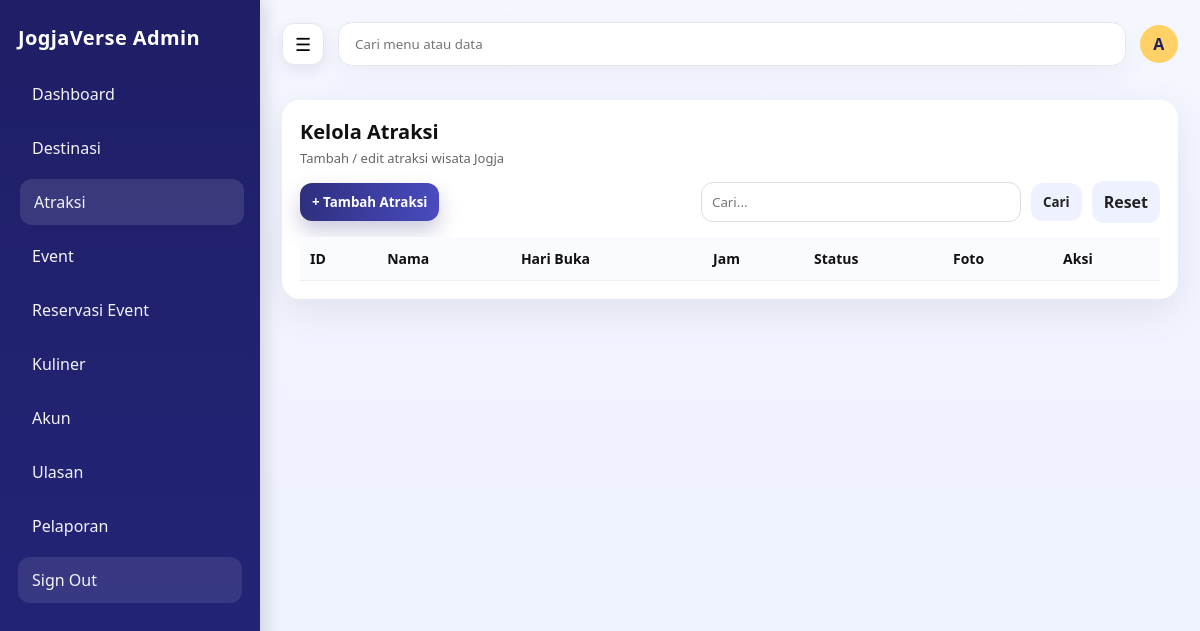
The page /admin/atraksi.php (signed in) on the database as committed earlier.
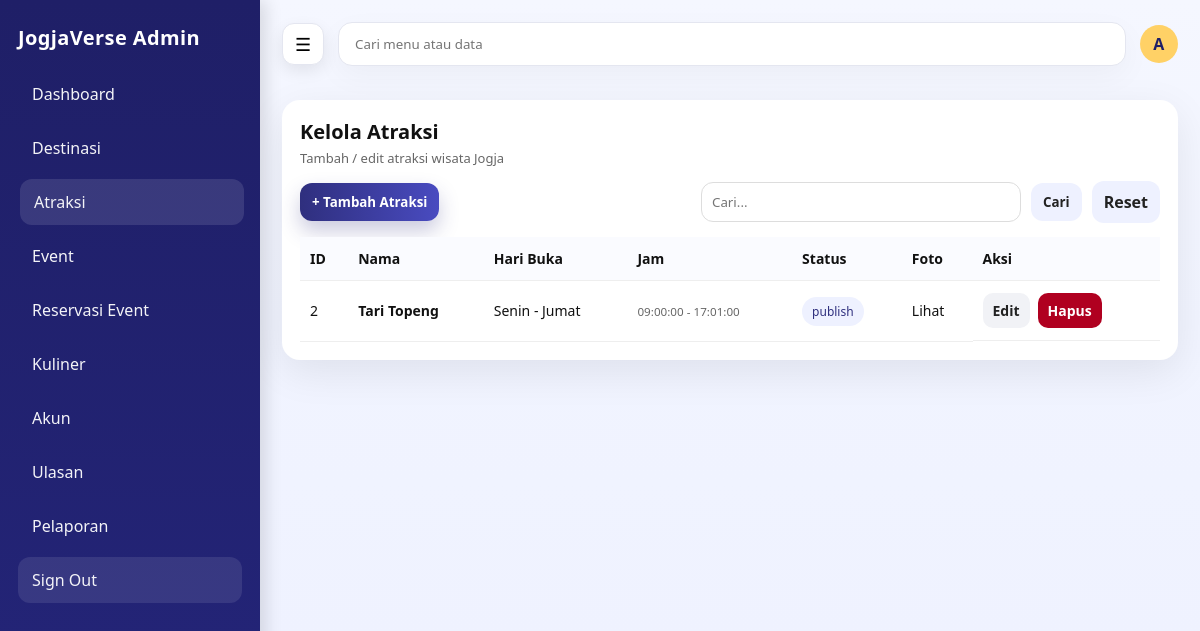
The same page on the database as committed later.
### tables this page shows
CREATE TABLE `atraksi` (
  `id_atraksi` bigint UNSIGNED NOT NULL,
  `id_destinasi` bigint UNSIGNED DEFAULT NULL,
  `id_kategori` bigint UNSIGNED DEFAULT NULL,
  `nama` varchar(160) NOT NULL,
  `deskripsi` text,
  `jam_mulai` time DEFAULT NULL,
  `jam_selesai` time DEFAULT NULL,
  `hari_buka` varchar(80) DEFAULT NULL,
  `gambar_sampul_url` varchar(255) DEFAULT NULL,
  `status` enum('draft','publish','arsip') NOT NULL DEFAULT 'draft',
  `dibuat_oleh` bigint UNSIGNED DEFAULT NULL,
  `dibuat_pada` datetime NOT NULL DEFAULT CURRENT_TIMESTAMP,
  `diubah_pada` datetime DEFAULT NULL ON UPDATE CURRENT_TIMESTAMP
);

### admin/_crud_helper.php (called while the page is built, shortened)
<?php
if (!function_exists('h')) {
  function h($val) {
    return htmlspecialchars((string)$val, ENT_QUOTES, 'UTF-8');
  }
}
function describe_table(mysqli $koneksi, string $table): array {
  $cols = [];
  $pk = null;
  $res = $koneksi->query("SHOW FULL COLUMNS FROM `$table`");
  if ($res) {
    while ($row = $res->fetch_assoc()) {
      $cols[] = $row;
      if (($row['Key'] ?? '') === 'PRI') {
        $pk = $row['Field'];
      }
    }
  }
  return [$cols, $pk];
}
function pick_col(array $colNames, array $candidates): ?string {
  foreach ($candidates as $c) {
    foreach ($colNames as $n) {
      if (strtolower($n) === strtolower($c)) return $n;
    }
  }
  return null;
}
function fetch_rows(mysqli $koneksi, string $table, ?string $pk, string $q, ?array $cols = null): mysqli_result {
  $searchable = [];
  foreach ($cols as $c) {
    $type = strtolower($c['Type'] ?? '');
    if (str_contains($type, 'char') || str_contains($type, 'text')) {
      $searchable[] = $c['Field'];
    }
  }
  $sql = "SELECT * FROM `$table`";
  $params = [];
  if ($pk) {
    $sql .= " ORDER BY `$pk` DESC";
  }
  $stmt = $koneksi->prepare($sql);
  $stmt->execute();
  return $stmt->get_result();
}
function fetch_options_by_table(mysqli $koneksi, array $tableCandidates, array $labelCandidates): array {
  foreach ($tableCandidates as $table) {
    try {
      [$cols, $pk] = describe_table($koneksi, $table);
      $colNames = array_map(fn($c) => $c['Field'], $cols);
      $labelCol = pick_col($colNames, $labelCandidates) ?? $pk;
      $sql = "SELECT `$pk`, `$labelCol` FROM `$table` ORDER BY `$labelCol`";
      $stmt = $koneksi->prepare($sql);
      $stmt->execute();
      $res = $stmt->get_result();
      $rows = [];
      while ($row = $res->fetch_assoc()) {
        $rows[] = [
          'id' => $row[$pk],
          'label' => $row[$labelCol] ?? $row[$pk],
        ];
      }
      if (count($rows) > 0) {
        return $rows;
      }
    } catch (Throwable $e) {
      continue;
    }
  }
  return [];
}

### admin/atraksi.php (the view, shortened to what this page needs)
<?php
require_once __DIR__ . "/../config/koneksi.php";
require_once __DIR__ . "/_crud_helper.php";
$table = "atraksi";
[$cols, $pk] = describe_table($koneksi, $table);
$colNames = array_map(fn($c) => $c['Field'], $cols);
$colNama   = pick_col($colNames, ["nama_atraksi", "nama", "judul", "nama_tempat"]);
$colFoto   = pick_col($colNames, ["gambar_sampul_url", "foto_url", "gambar_url", "thumbnail", "image_url", "cover"]);
$q = trim($_GET['q'] ?? "");
$data = fetch_rows($koneksi, $table, $pk, $q, $cols);
$penggunaOptions = fetch_options_by_table(
  $koneksi,
  ["pengguna"],
  ["nama_lengkap", "username", "email", "nama"]
);
?>
<?php require_once __DIR__ . "/partials/header.php"; ?>
<link rel="stylesheet" href="<?= BASE_URL ?>/assets/css/admin_crud.css">
<div class="card">
  <div>
    <h1 class="page-title">Kelola Atraksi</h1>
    <p class="page-sub">Tambah / edit atraksi wisata Jogja</p>
  </div>
  <div class="toolbar">
    <div class="left">
      <button class="btn" onclick="openModal()">+ Tambah Atraksi</button>
    </div>
    <form method="GET" style="display:flex;gap:10px;align-items:center">
      <input class="search" type="text" name="q" placeholder="Cari..." value="<?= h($q) ?>">
      <button class="btn secondary" type="submit">Cari</button>
      <a class="btn secondary" href="<?= BASE_URL ?>/admin/atraksi.php">Reset</a>
    </form>
  </div>
  <div class="table-wrap">
    <table class="table2">
      <thead>
        <tr>
          <th>ID</th>
          <th>Nama</th>
          <th>Hari Buka</th>
          <th>Jam</th>
          <th>Status</th>
          <th>Foto</th>
          <th>Aksi</th>
        </tr>
      </thead>
      <tbody>
      <?php while($row = $data->fetch_assoc()): ?>
        <tr>
          <td><?= h($row[$pk]) ?></td>
          <td><b><?= h($colNama ? ($row[$colNama] ?? '-') : '-') ?></b></td>
          <td><?= h($row['hari_buka'] ?? '-') ?></td>
          <td><small><?= h(($row['jam_mulai'] ?? '') . ($row['jam_mulai'] ? " - " : "") . ($row['jam_selesai'] ?? '')) ?></small></td>
          <td><span class="pill"><?= h($row['status'] ?? '-') ?></span></td>
          <td>
            <?php if ($colFoto && !empty($row[$colFoto])): ?>
              <a href="<?= h($row[$colFoto]) ?>" target="_blank">Lihat</a>
            <?php else: ?>
              <small>-</small>
            <?php endif; ?>
          </td>
          <td class="actions">
            <a class="btn-sm gray" href="<?= BASE_URL ?>/admin/atraksi.php?edit=<?= h($row[$pk]) ?>">Edit</a>
            <a class="btn-sm danger" onclick="return confirm('Hapus atraksi ini?')" href="<?= BASE_URL ?>/admin/atraksi.php?hapus=<?= h($row[$pk]) ?>">Hapus</a>
          </td>
        </tr>
      <?php endwhile; ?>
      </tbody>
    </table>
  </div>
</div>
<?php require_once __DIR__ . "/partials/footer.php"; ?>

Rows that differ between the two databases and show on the page:
added atraksi: id_atraksi "2", nama "Tari Topeng", hari_buka "Senin - Jumat", jam_mulai+jam_selesai "09:00:00 - 17:01:00", status "publish"
